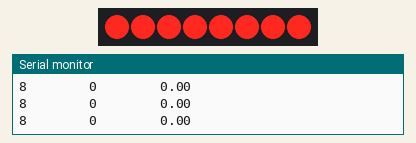
Bench run of a sketch on a simulated Arduino Uno, built with avr-gcc and run on an emulated ATmega328P. Parts: 8 shift-register outputs drawn as a row of LEDs (first output left, lit = HIGH), the last lines printed to the serial monitor. Wiring (inferred from the names in the program): shift register (74HC595): data pin 11; shift clock pin 12; latch pin 8. Wiring (inferred from the signals the program sends): row of LEDs: on Q0, Q1, Q2, Q3, Q4, Q5, Q6, Q7.

Above: at 0.1 s.
At 3.1 s:
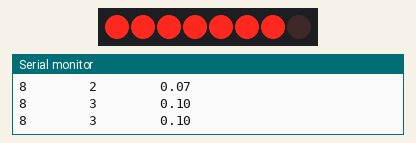
At 7.1 s:
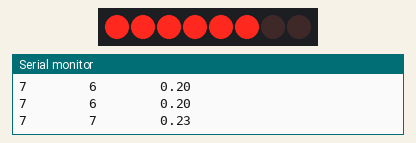
At 11.1 s:
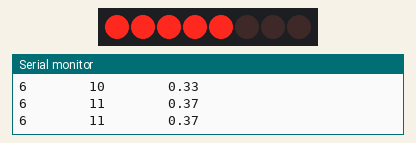
At 20.1 s:
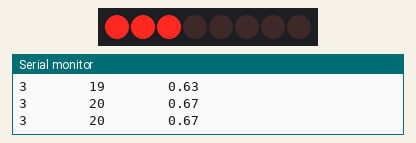
At 28.1 s:
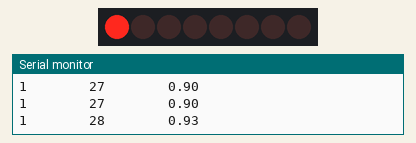
Timing chart, 0 to 30.5 s (numbered marks = the images above):
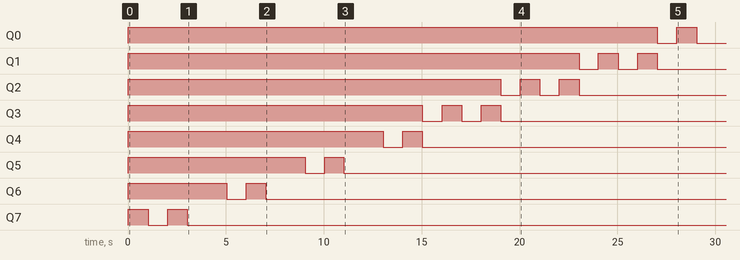

The sketch:

shift.ino
```cpp
//Pin connected to ST_CP of 74HC595
int latchPin = 8;
//Pin connected to SH_CP of 74HC595
int clockPin = 12;
////Pin connected to DS of 74HC595
int dataPin = 11;

  unsigned long TimeLeft = 30;  // timinn sem vid faum ur pafanum

  unsigned long TimeToSplit = TimeLeft/ 8; // hofum 2 tvi tad eru adeins t led perur
  unsigned long Timibyrjar, Timataka;

int i = 8;
int fjoldiPera = 8;

void setup() {
  //set pins to output so you can control the shift register
  Serial.begin(9600);
  pinMode(latchPin, OUTPUT);
  pinMode(clockPin, OUTPUT);
  pinMode(dataPin, OUTPUT);

  Timibyrjar= millis();


}


void loop() {
  // count from 0 to 255 and display the number
  // on the LEDs

  Timataka=floor((millis() - Timibyrjar)/1000);

  float bla = Timataka*100;
  float blabla = TimeLeft*100;

  i = ceil((1 - float(Timataka)/float(TimeLeft)) * fjoldiPera) ;


  Serial.print(i);
  Serial.print("        ");
  Serial.print(Timataka);
Serial.print("        ");
  Serial.println(((bla/blabla)));


  if(Timataka % 2 == 0 ){
     digitalWrite(latchPin, LOW);
      // shift out the bits:

      shiftOut(dataPin, clockPin, MSBFIRST, pow(2,i)-1);

      //take the latch pin high so the LEDs will light up:
      digitalWrite(latchPin, HIGH);
  }
  else{
    digitalWrite(latchPin, LOW);
      // shift out the bits:

      shiftOut(dataPin, clockPin, MSBFIRST, pow(2,i-1)-1);

      //take the latch pin high so the LEDs will light up:
      digitalWrite(latchPin, HIGH);
  }


}
```

Measured:
- by itself, Q0: LOW → HIGH at 0.00 s, → LOW 27.0 s later, → HIGH 0.99 s later, → LOW 1.0 s later
- by itself, Q1: repeats every 2.0 s: LOW 0.99 s, HIGH 1.0 s, until it stays LOW from 27.0 s
- by itself, Q2: repeats every 2.0 s: LOW 0.99 s, HIGH 1.0 s, until it stays LOW from 23.0 s
- by itself, Q3: repeats every 2.0 s: LOW 1.0 s, HIGH 0.99 s, until it stays LOW from 19.0 s
- by itself, Q4: LOW → HIGH at 0.00 s, → LOW 13.0 s later, → HIGH 1.0 s later, → LOW 0.99 s later
- by itself, Q5: LOW → HIGH at 0.00 s, → LOW 9.0 s later, → HIGH 1.0 s later, → LOW 0.99 s later
- by itself, Q6: LOW → HIGH at 0.00 s, → LOW 5.0 s later, → HIGH 1.0 s later, → LOW 1.0 s later
- by itself, Q7: alternates HIGH for 1.0 s and LOW for 1.0 s, 4 changes in all, then stays LOW
